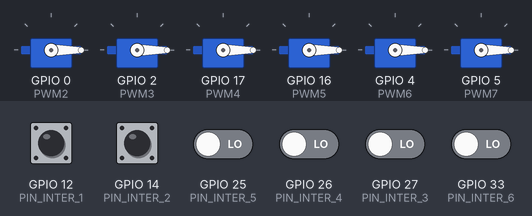
A sketch run on a simulated ESP32. Parts: 6 × servo. The test bench sets the inputs (shaded band); at power-on: GPIO 12 (PIN_INTER_1), GPIO 14 (PIN_INTER_2), GPIO 25 (PIN_INTER_5), GPIO 26 (PIN_INTER_4), GPIO 27 (PIN_INTER_3), GPIO 33 (PIN_INTER_6) LOW. What the sketch prints to the serial monitor is not drawn.

Above: at 1.2 s.
1.3 s: GPIO 12 (PIN_INTER_1) pulsed HIGH 2 times (0.12 s each, 0.3 s apart)
At 2.2 s:
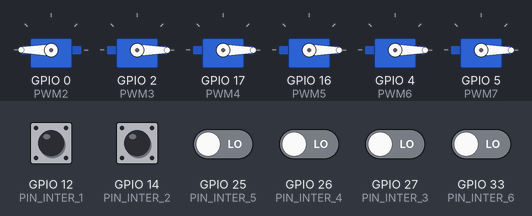
3.4 s: GPIO 14 (PIN_INTER_2) pulsed HIGH 2 times (0.12 s each, 0.3 s apart)
At 3.8 s:
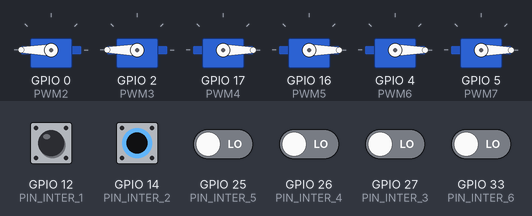
Timing chart, 0 to 6.4 s (numbered marks = the images above; inputs shaded):
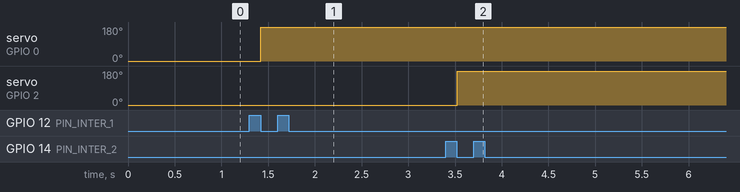

Measured:
- after the input at 1.3 s, servo on GPIO 0 (PWM2): 0° → 180° after 0.12 s
- after the input at 3.4 s, servo on GPIO 2 (PWM3): 0° → 180° after 0.12 s

The sketch:

read_PWM.ino
```cpp
#include <Arduino.h>
#include <Servo.h>


#define channel_number 6  //set the number of channels

#define PIN_INTER_1 12
#define PIN_INTER_2 14
#define PIN_INTER_3 27
#define PIN_INTER_4 26
#define PIN_INTER_5 25
#define PIN_INTER_6 33


volatile uint64_t StartValue_1 = 0;
volatile uint64_t StartValue_2 = 0;
volatile uint64_t StartValue_3 = 0;
volatile uint64_t StartValue_4 = 0;
volatile uint64_t StartValue_5 = 0;
volatile uint64_t StartValue_6 = 0;

volatile uint64_t TempVal=0;
volatile uint64_t TempVal_1=0;
volatile uint64_t TempVal_2=0;
volatile uint64_t TempVal_3=0;
volatile uint64_t TempVal_4=0;
volatile uint64_t TempVal_5=0;
volatile uint64_t TempVal_6=0;


volatile byte last_CH_state_1;
volatile byte last_CH_state_2;
volatile byte last_CH_state_3;
volatile byte last_CH_state_4;
volatile byte last_CH_state_5;
volatile byte last_CH_state_6;

volatile int pwm[channel_number];
// volatile byte cur_chan_numb = 0;

/**************************************************/
volatile  uint64_t interruptCounter_1 = 0;
volatile  uint64_t interruptCounter_2 = 0;
volatile  uint64_t interruptCounter_3 = 0;
volatile  uint64_t interruptCounter_4 = 0;
volatile  uint64_t interruptCounter_5 = 0;
volatile  uint64_t interruptCounter_6 = 0;

hw_timer_t * timer = NULL;
portMUX_TYPE timerMux = portMUX_INITIALIZER_UNLOCKED;


void IRAM_ATTR onTimer() {
  portENTER_CRITICAL_ISR(&timerMux);
  interruptCounter_1 += 5 ;
  interruptCounter_2 += 5 ;
  interruptCounter_3 += 5 ;
  interruptCounter_4 += 5 ;
  interruptCounter_5 += 5 ;
  interruptCounter_6 += 5 ;
  portEXIT_CRITICAL_ISR(&timerMux);

}

/**************************************************/


void IRAM_ATTR isrPwm() {

  TempVal_1 = interruptCounter_1;
  TempVal_2 = interruptCounter_2;
  TempVal_3 = interruptCounter_3;
  TempVal_4 = interruptCounter_4;
  TempVal_5 = interruptCounter_5;
  TempVal_6 = interruptCounter_6;

   ///////////////////////////////////////Channel

    if(digitalRead(PIN_INTER_1)){
            if(last_CH_state_1 == 0){
              last_CH_state_1 = 1;
              StartValue_1 = TempVal_1;

            }
    }else if(last_CH_state_1 == 1){
            last_CH_state_1 = 0;
            pwm[0] = TempVal_1 - StartValue_1;

             interruptCounter_1 = 0;
             TempVal_1 = 0;
             StartValue_1 = 0;


    }

 ///////////////////////////////////////Channel 2

if(digitalRead(PIN_INTER_2)){
            if(last_CH_state_2 == 0){
              last_CH_state_2 = 1;
              StartValue_2 = TempVal_2;

            }
    }else if(last_CH_state_2 == 1){
            last_CH_state_2 = 0;
            pwm[1] = TempVal_2 - StartValue_2;

             interruptCounter_2 = 0;
             TempVal_2 = 0;
             StartValue_2 = 0;


    }


 ///////////////////////////////////////Channel 3
if(digitalRead(PIN_INTER_3)){
            if(last_CH_state_3 == 0){
              last_CH_state_3 = 1;
              StartValue_3 = TempVal_3;

            }
    }else if(last_CH_state_3 == 1){
            last_CH_state_3 = 0;
            pwm[2] = TempVal_3 - StartValue_3;

             interruptCounter_3 = 0;
             TempVal_3 = 0;
             StartValue_3 = 0;


    }


 ///////////////////////////////////////Channel 4


if(digitalRead(PIN_INTER_4)){
            if(last_CH_state_4 == 0){
              last_CH_state_4 = 1;
              StartValue_4 = TempVal_4;

            }
    }else if(last_CH_state_4 == 1){
            last_CH_state_4 = 0;
            pwm[3] = TempVal_4 - StartValue_4;

             interruptCounter_4 = 0;
             TempVal_4 = 0;
             StartValue_4 = 0;


    }

 ///////////////////////////////////////Channel 5


if(digitalRead(PIN_INTER_5)){
            if(last_CH_state_5 == 0){
              last_CH_state_5 = 1;
              StartValue_5 = TempVal_5;

            }
    }else if(last_CH_state_5 == 1){
            last_CH_state_5 = 0;
            pwm[4] = TempVal_5 - StartValue_5;

             interruptCounter_5 = 0;
             TempVal_5 = 0;
             StartValue_5 = 0;


    }

 ///////////////////////////////////////Channel 6


if(digitalRead(PIN_INTER_6)){
            if(last_CH_state_6 == 0){
              last_CH_state_6 = 1;
              StartValue_6 = TempVal_6;

            }
    }else if(last_CH_state_6 == 1){
            last_CH_state_6 = 0;
            pwm[5] = TempVal_6 - StartValue_6;

             interruptCounter_6 = 0;
             TempVal_6 = 0;
             StartValue_6 = 0;


    }


//----------**********************************************-------------/


}


/**************************************************/


//Define widths
int pwm_width_2 = 0;
int pwm_width_3 = 0;
int pwm_width_4 = 0;
int pwm_width_5 = 0;
int pwm_width_6 = 0;
int pwm_width_7 = 0;

Servo PWM2;
Servo PWM3;
Servo PWM4;
Servo PWM5;
Servo PWM6;
Servo PWM7;


/**************************************************/

void setup()
{

  Serial.begin(115200);

  //Set the pins for each PWM signal
  PWM2.attach(0);
  PWM3.attach(2);
  PWM4.attach(17);
  PWM5.attach(16);
  PWM6.attach(4);
  PWM7.attach(5);

  //PWM2.attach(15);
  //PWM3.attach(15);
  //PWM4.attach(15);
  //PWM5.attach(15);
  //PWM6.attach(15);
  //PWM7.attach(15);

/**************************************************/

  pinMode(PIN_INTER_1, INPUT_PULLDOWN);
  attachInterrupt(PIN_INTER_1, isrPwm, CHANGE);

  /**************************************************/

  pinMode(PIN_INTER_2, INPUT_PULLDOWN);
  attachInterrupt(PIN_INTER_2, isrPwm, CHANGE);

  /**************************************************/

  pinMode(PIN_INTER_3, INPUT_PULLDOWN);
  attachInterrupt(PIN_INTER_3, isrPwm, CHANGE);

  /**************************************************/

  pinMode(PIN_INTER_4, INPUT_PULLDOWN);
  attachInterrupt(PIN_INTER_4, isrPwm, CHANGE);

  /**************************************************/

  pinMode(PIN_INTER_5, INPUT_PULLDOWN);
  attachInterrupt(PIN_INTER_5, isrPwm, CHANGE);
  /**************************************************/

  pinMode(PIN_INTER_6, INPUT_PULLDOWN);
  attachInterrupt(PIN_INTER_6, isrPwm, CHANGE);

  /**************************************************/

  timer = timerBegin(0, 80, true);
  timerAttachInterrupt(timer, &onTimer, true);
  timerAlarmWrite(timer, 5, true);
  timerAlarmEnable(timer);

/**************************************************/

}


void loop()
{


    pwm_width_2 = pwm[0];     //PWM value on digital pin 15
    pwm_width_3 = pwm[1];     //PWM value on digital pin 2
    pwm_width_4 = pwm[2];     //PWM value on digital pin 0
    pwm_width_5 = pwm[3];     //PWM value on digital pin 4
    pwm_width_6 = pwm[4];     //PWM value on digital pin 16
    pwm_width_7 = pwm[5];     //PWM value on digital pin 17


//Now we write the PWM signal using the servo function
PWM2.writeMicroseconds(pwm_width_2);
PWM3.writeMicroseconds(pwm_width_3);
PWM4.writeMicroseconds(pwm_width_4);
PWM5.writeMicroseconds(pwm_width_5);
PWM6.writeMicroseconds(pwm_width_6);
PWM7.writeMicroseconds(pwm_width_7);

Serial.println(pwm_width_2); Serial.print("  ");
Serial.print(pwm_width_3); Serial.print("  ");
Serial.print(pwm_width_4); Serial.print("  ");
Serial.print(pwm_width_5); Serial.print("  ");
Serial.print(pwm_width_6); Serial.print("  ");
Serial.print(pwm_width_7); Serial.print("  ");


}//Loop end
/**************************************************/
```
